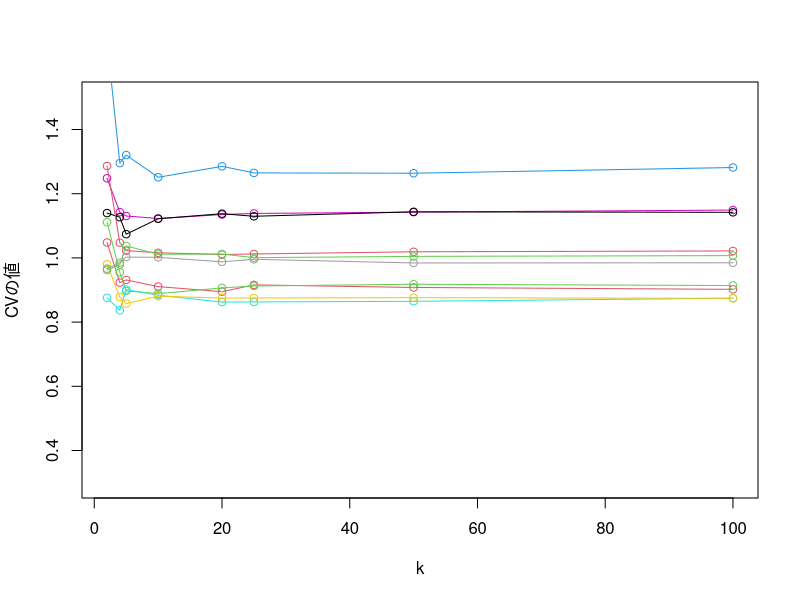

Generate this figure with R:
# Clear environment
rm(list = ls())

# Setting Japanese font (for MacOSX)
# par(family= "HiraKakuProN-W3")

# Chapter3 e.g.40
# k-fold クロスバリデーション（CV）の実装。
# サンプル全体をk個のグループに分ける。
# うち1グループをテストデータとして確保し、残りを訓練データとして用いて、
# 線形回帰の回帰係数推定値を計算する。
# ここで計算された回帰係数推定値を用いて、
# テストデータにおける応答変数推定値y_hatと実際の応答変数値yのRSSを計算する。
# その処理をテストデータとして用いるグループを変えることでk回行い、
# k回分のRSS値の和を総サンプル数nで標準化した値を最終結果として返す。
cv_linear <- function(X, y, k) {
  n <- length(y)
  m <- n / k # 各グループのサンプル数
  S <- 0 # RSS和
  for (j in 1:k) {
    test <- ((j - 1) * m + 1):(j * m) # テストデータグループの選択
    beta <- solve(t(X[-test, ]) %*% X[-test, ]) %*% t(X[-test, ]) %*% y[-test] # 回帰係数推定値の計算
    e <- y[test] - X[test, ] %*% beta # 残差y - y_hatを計算
    S <- S + drop(t(e) %*% e) # eのL2ノルム（RSS）を計算し、スカラー値に変換してからSに加える。
  }
  return(S/n)
}

# k-fold CVのk値を変えての比較。
# サンプル数100。
# 説明変数X[, c(2:6)]は5個の要素からなる。
# （X[, 1]には、線形回帰式の切片項を計算するための値である1が入る）
# 応答変数yの正解値は、X %*% beta + epsで生成させる。
# 誤差epsの各要素はN(0, 1)でランダムに与える。
# 係数betaの各要素はN(0, 1)でランダムに与える。
# この状況下でkの値を2:100の間で動かし（kは100の約数のみ有効とする）、
# k-fold CVを行って、その結果をプロットし線で結ぶ。
# この試行は10回行い、色を変えて10回分の結果をプロットさせることとする。
n <- 100
p <- 5
plot(0, 0,
     xlab = "k",
     ylab = "CVの値",
     xlim = c(2, n),
     ylim = c(0.3, 1.5),
     type = "n")
for (j in 2:11) {
  X <- matrix(rnorm(n * p), ncol = p); X <- cbind(1, X)
  beta <- rnorm(p + 1)
  eps <- rnorm(n)
  y <- X %*% beta + eps
  U <- NULL
  V <- NULL
  for (k in 2:n) {
    if (n %% k == 0) {
      U <- c(U, k)
      V <- c(V, cv_linear(X, y, k))
    }
  }
  points(U, V, col = j)
  lines(U, V, col = j)
}
